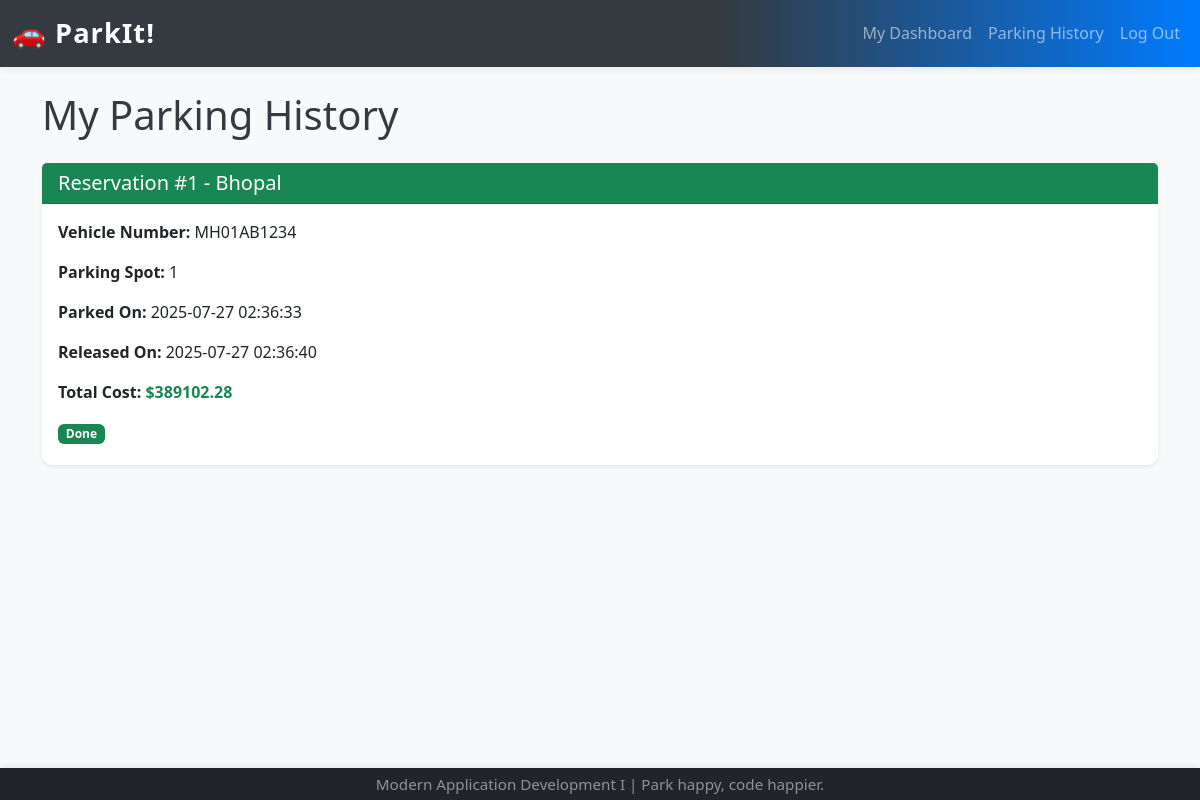
/user_history (signed in), run on the app's committed database.
### model.py (models this page shows)
class ReservedSpot(db.Model):
    __tablename__ = "reserved_spots"
    id = db.Column(db.Integer, primary_key=True)
    spot_id = db.Column(db.Integer, db.ForeignKey("parking_spots.id"), nullable=False)
    user_id = db.Column(db.Integer, db.ForeignKey("users.id"), nullable=False)
    vehicle_number = db.Column(db.String(20), nullable=False)
    parking_timestamp = db.Column(db.DateTime, nullable=False, default=datetime.datetime.now)
    leaving_timestamp = db.Column(db.DateTime, nullable=True)
    total_cost = db.Column(db.Float, nullable=True)
    user = db.relationship("User", back_populates="reserved_spots")
    parking_spot = db.relationship("ParkingSpot", back_populates="reserved_spots")

class ParkingLot(db.Model):
    __tablename__ = "parking_lots"
    id = db.Column(db.Integer, primary_key=True)
    prime_location_name = db.Column(db.String(120), unique=True, nullable=False)
    price_per_hour = db.Column(db.Float, nullable=False)
    address = db.Column(db.String(200), nullable=False)
    pin_code = db.Column(db.String(10), nullable=False)
    maximum_number_of_spots = db.Column(db.Integer, nullable=False)
    parking_spots = db.relationship("ParkingSpot", backref="parking_lot", cascade="all, delete-orphan")

class ParkingSpot(db.Model):
    __tablename__ = "parking_spots"
    id = db.Column(db.Integer, primary_key=True)
    lot_id = db.Column(db.Integer, db.ForeignKey("parking_lots.id"), nullable=False)
    spot_number = db.Column(db.Integer, nullable=False)
    status = db.Column(db.String(1), nullable=False, default="A")
    reserved_spots = db.relationship("ReservedSpot", back_populates="parking_spot", cascade="all, delete-orphan")
    __table_args__ = (db.UniqueConstraint('lot_id', 'spot_number', name='_lot_spot_uc'),)

### app.py (the view)
@app.route("/user_history")
def user_history():
    if "user_logged_in" not in session:
        flash("Please log in to see your parking history.", "danger")
        return redirect(url_for("user_login"))
    user_id = session["user_id"]
    history = db.session.query(ReservedSpot).filter_by(user_id=user_id).order_by(ReservedSpot.parking_timestamp.desc()).all()
    history_data = []
    for res in history:
        spot = db.session.query(ParkingSpot).get(res.spot_id)
        lot = db.session.query(ParkingLot).get(spot.lot_id) if spot else None
        history_data.append({'reservation': res, 'spot': spot, 'lot': lot})
    return render_template("user_history.html", history_data=history_data)

### templates/user_history.html (shortened to what this page needs)
{% extends "base.html" %}
{% block content %}
    <h1 class="mb-4">My Parking History</h1>
    {% if history_data %}
        <div class="row row-cols-1 g-3">
            {% for data in history_data %}
                <div class="col">
                    <div class="card shadow-sm h-100 border-{% if data.reservation.leaving_timestamp %}border-success{% else %}border-warning{% endif %}">
                        <div class="card-header bg-{% if data.reservation.leaving_timestamp %}success{% else %}warning{% endif %} text-white">
                            <h5 class="mb-0">Reservation #{{ data.reservation.id }} -
                                {% if data.lot %}{{ data.lot.prime_location_name }}{% else %}N/A{% endif %}
                            </h5>
                        </div>
                        <div class="card-body">
                            <p class="card-text"><strong>Vehicle Number:</strong> {{ data.reservation.vehicle_number }}</p>
                            <p class="card-text"><strong>Parking Spot:</strong> {% if data.spot %}{{ data.spot.spot_number }}{% else %}N/A{% endif %}</p>
                            <p class="card-text"><strong>Parked On:</strong> {{ data.reservation.parking_timestamp.strftime('%Y-%m-%d %H:%M:%S') }}</p>
                            {% if data.reservation.leaving_timestamp %}
                                <p class="card-text"><strong>Released On:</strong> {{ data.reservation.leaving_timestamp.strftime('%Y-%m-%d %H:%M:%S') }}</p>
                                <p class="card-text"><strong>Total Cost:</strong> <span class="fw-bold text-success">${{ "%.2f"|format(data.reservation.total_cost) }}</span></p>
                                <span class="badge bg-success">Done</span>
                            {% else %}
                                <p class="card-text"><strong>Status:</strong> <span class="badge bg-warning">Active</span></p>
                                <a href="{{ url_for('release_parking_spot', reservation_id=data.reservation.id) }}" class="btn btn-danger btn-sm mt-2">Release Now</a>
                            {% endif %}
                        </div>
                    </div>
                </div>
            {% endfor %}
        </div>
    {% else %}
        <div class="alert alert-info text-center" role="alert">
            You haven't parked with us yet. Head to the <a href="{{ url_for('user_dashboard') }}" class="alert-link">dashboard</a> to book your first spot!
        </div>
    {% endif %}
{% endblock %}

### static/css/style.css (style rules this page uses)
body { padding-top: 0px; background-color: #f8f9fa; color: #343a40; }
.card { margin-bottom: 5px; border: none; border-radius: .7rem; box-shadow: 0 0.5rem 1.5rem rgba(0, 0, 0, 0.13); }
.card-header { border-bottom: 1px solid rgba(0, 0, 0, .125); border-top-left-radius: calc(.7rem - 1px); border-top-right-radius: calc(.7rem - 1px); background: #f1f3f4; font-weight: 600; }

### data on the page
ReservedSpot: reservation.id "1", reservation.vehicle_number "MH01AB1234", reservation.parking_timestamp "2025-07-27 02:36:33", reservation.leaving_timestamp "2025-07-27 02:36:40", reservation.total_cost "389102.28"
ParkingLot: lot.prime_location_name "Bhopal"
ParkingSpot: spot.spot_number "1"
